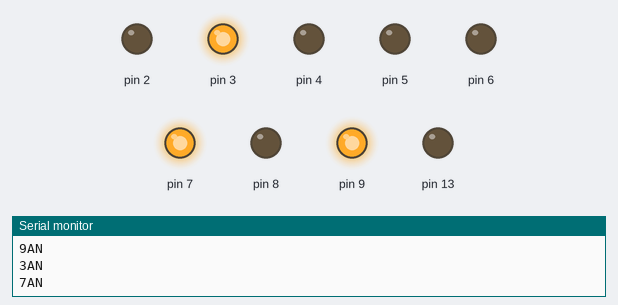
This sketch was run on a simulated Arduino Uno, built with avr-gcc and run on an emulated ATmega328P. Shown: output pins drawn as LEDs (lit = HIGH), the last lines printed to the serial monitor. Random numbers use the default seed unless the sketch sets one.

Above: at 0.1 s.
At 7.0 s:
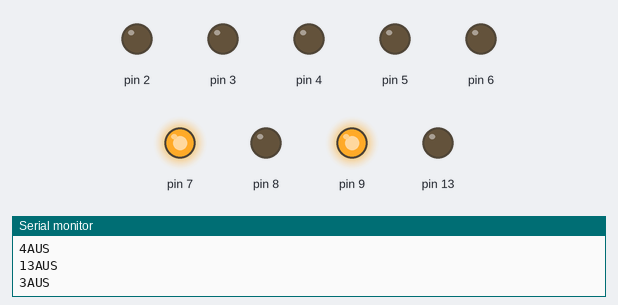
At 13.4 s:
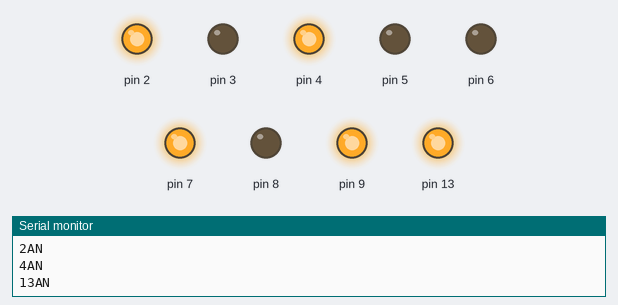
At 18.9 s:
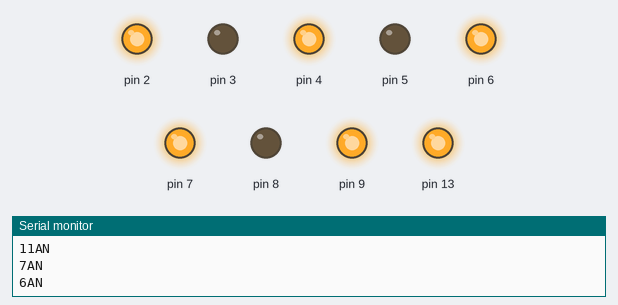
At 24.1 s:
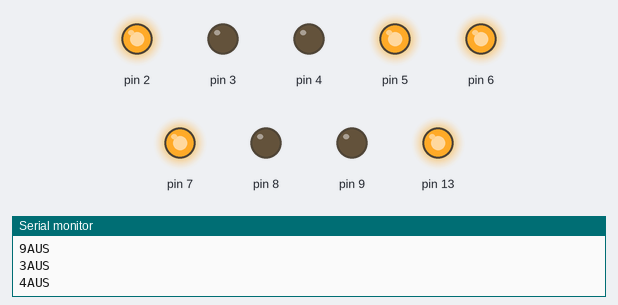
At 33.2 s:
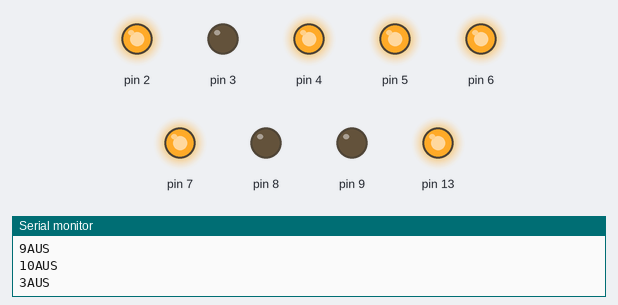
Timing chart, 0 to 40.0 s (numbered marks = the images above):
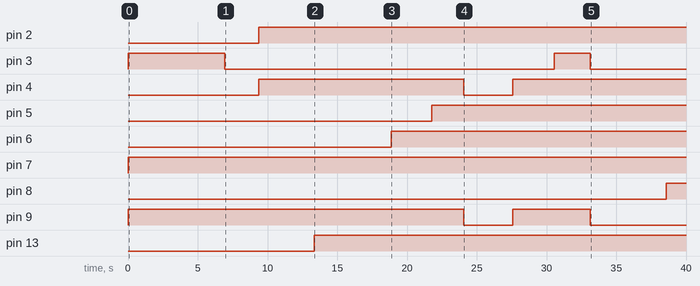

The sketch:

Random-Lichtsteuerrung_.ino
```cpp
// Zufällige Lichtsteuerung für Modelleisenbahn. Wird gern benutzt für Häuser. Es werden in einem zufälligen Zeitahmen immer 3 zufällige LEDs
//aktiviert und dann zufällig 4 deaktiviert. Chaosprinzip. Jeder Schaltvorgang ist daher einmalig.


//Definiert die Variablen im Code als Strings
long EINS;
long ZWEI;
long DREI;
long VIER;
long FUENF;
long SECHS;
long SIEBEN;
long ACHT;
long NEUN;

//Die Lichter verändern sich zufällig in einem Zeitraum, der in den folgenden Variablen definiert wird. Standard: 2-4s.

// Minimal-Wert der Zufallsdauer in ms, diesen kannst du einfach in ms ändern! Ändere dazu einfach die Zahl 2000 (2 Sekunden) in einem Wert deiner Wahl.
#define RDMMIN 2000

// Maximal-Wert der Zufallsdauer in ms, diesen kannst du einfach in ms ändern! Ändere dazu einfach die Zahl 2000 (2 Sekunden) in einem Wert deiner Wahl.
#define RDMMAX 4000


// Das Setup läuft einmalig bei der Initialisierung/Start
void setup() {
  //Definiert Digital-PINs als Ausgänge it 5V
  pinMode(2, OUTPUT);
  pinMode(3, OUTPUT);
  pinMode(4, OUTPUT);
  pinMode(5, OUTPUT);
  pinMode(6, OUTPUT);
  pinMode(7, OUTPUT);
  pinMode(8, OUTPUT);
  pinMode(9, OUTPUT);
  pinMode(13, OUTPUT);


// Aktiviert den Seriellen Ausgang für Debugging
  Serial.begin(9600); // open the serial port at 9600 bps:

}

// Start des Loops
void loop() {


  EINS = random(2, 14);       //Wählt einen zuflligen Pin zwischen 2 und 13 aus
  digitalWrite(EINS, HIGH);   // Schaltet LED auf angegebenem Pin ein
  Serial.print(EINS);         // Ausgabe in den Debugger
  Serial.print("AN");         // Ausgabe in den Debugger
  Serial.print('\n');         // Ausgabe in den Debugger


  ZWEI = random(2, 14);
  digitalWrite(ZWEI, HIGH);   // Schaltet LED auf angegebenem Pin ein
  Serial.print(ZWEI);
  Serial.print("AN");
  Serial.print('\n');

  DREI = random(2, 14);
  digitalWrite(DREI, HIGH);   // Schaltet LED auf angegebenem Pin ein
  Serial.print(DREI);
  Serial.print("AN");
  Serial.print('\n');
  delay(random(RDMMIN, RDMMAX));

  VIER = random(2, 14);
  digitalWrite(VIER, HIGH);   // Schaltet LED auf angegebenem Pin ein
  Serial.print(VIER);
  Serial.print("AN");
  Serial.print('\n');

  delay(random(RDMMIN, RDMMAX));

  FUENF = random(2, 14);
  digitalWrite(FUENF, LOW);   // Schaltet LED auf angegebenem Pin aus
  Serial.print(FUENF);
  Serial.print("AUS");
  Serial.print('\n');

  SECHS = random(2, 14);
  digitalWrite(SECHS, LOW);   // Schaltet LED auf angegebenem Pin aus
  Serial.print(SECHS);
  Serial.print("AUS");
  Serial.print('\n');

  SIEBEN = random(2, 14);
  digitalWrite(SIEBEN, LOW);   // Schaltet LED auf angegebenem Pin aus
  Serial.print(SIEBEN);
  Serial.print("AUS");
  Serial.print('\n');

  ACHT = random(2, 14);
  digitalWrite(ACHT, LOW);   // Schaltet LED auf angegebenem Pin aus
  Serial.print(ACHT);
  Serial.print("AUS");
  Serial.print('\n');

  delay(random(RDMMIN, RDMMAX));

}
```

Measured:
- by itself, pin 2: LOW → HIGH at 9.4 s
- by itself, pin 3: LOW → HIGH at 0.00 s, → LOW 6.9 s later, → HIGH 23.6 s later, → LOW 2.6 s later
- by itself, pin 4: LOW → HIGH at 9.4 s, → LOW 14.7 s later, → HIGH 3.5 s later
- by itself, pin 5: LOW → HIGH at 21.8 s
- by itself, pin 6: LOW → HIGH at 18.9 s
- by itself, pin 7: LOW → HIGH at 0.00 s
- by itself, pin 8: LOW → HIGH at 38.6 s
- by itself, pin 9: LOW → HIGH at 0.00 s, → LOW 24.1 s later, → HIGH 3.5 s later, → LOW 5.6 s later
